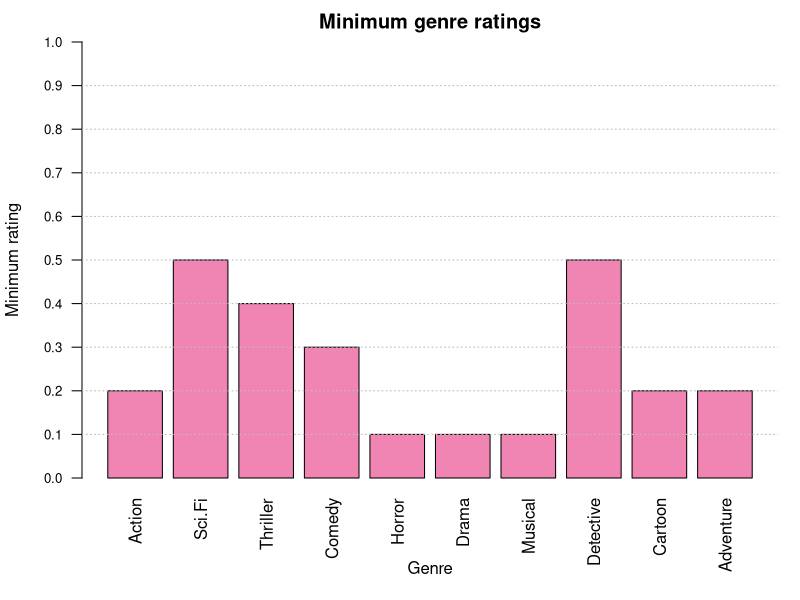
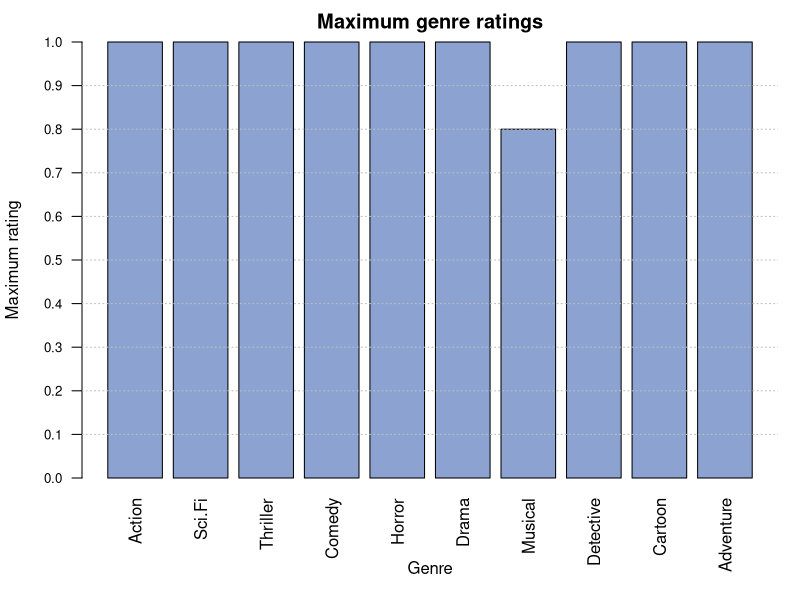
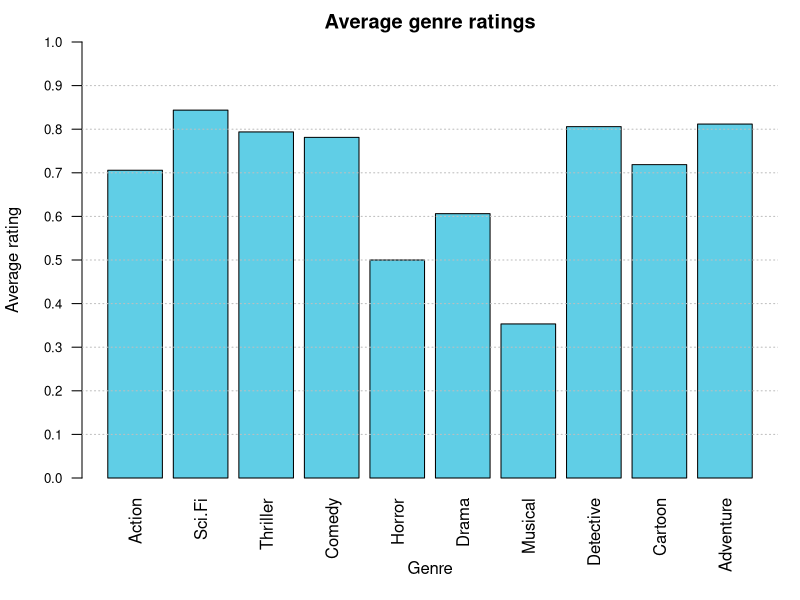
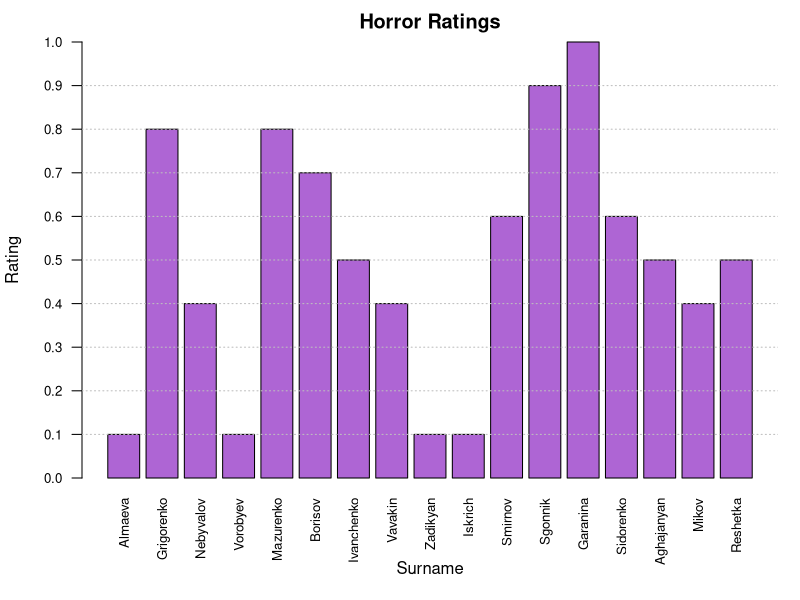
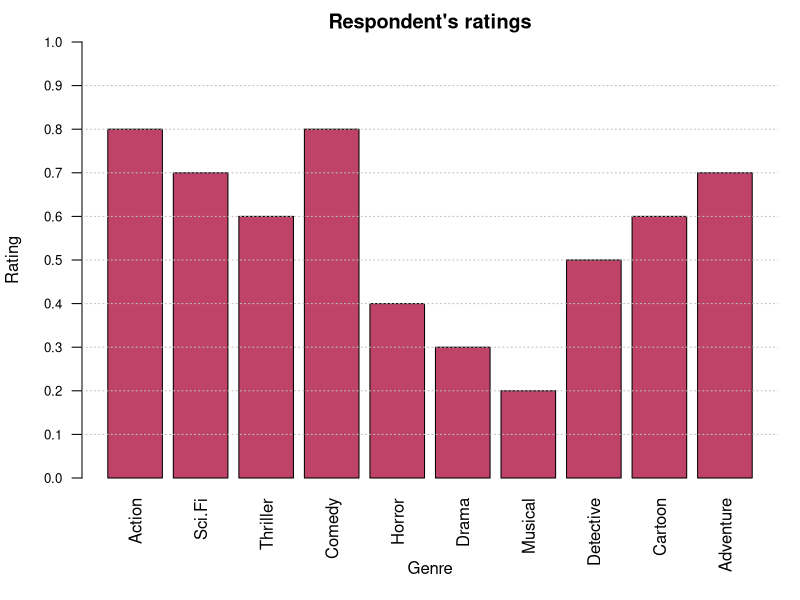
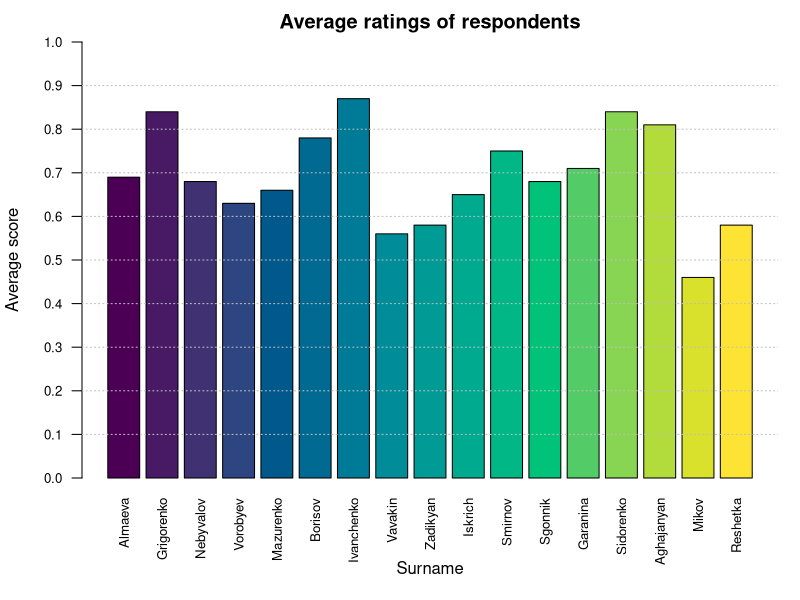
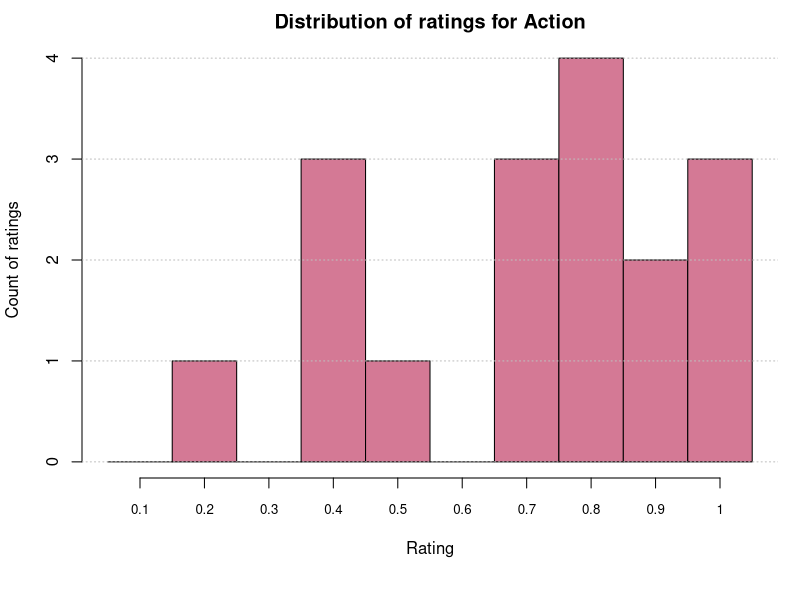
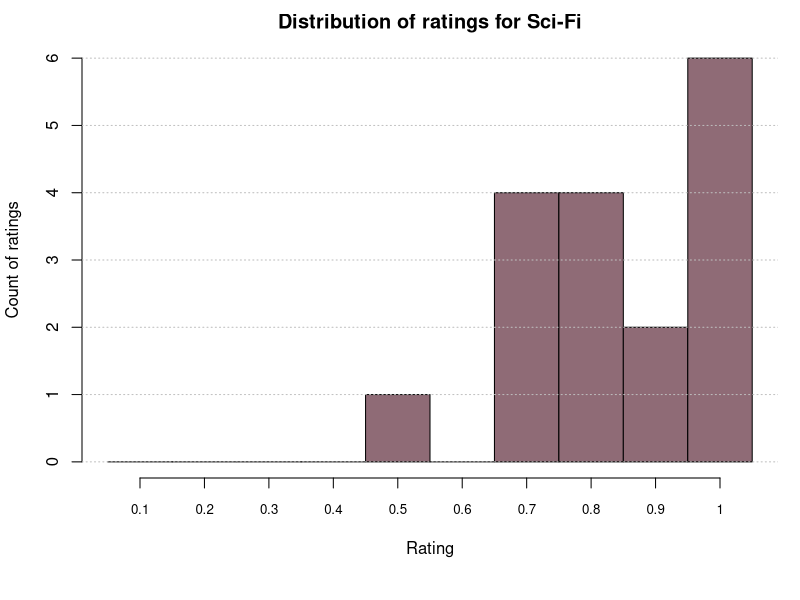

Recreate these plots in R, in order.
# ----- Getting data from Excel -----
setwd("C:/Users/rexandel/Desktop/GitHub/big_data_research/student_survey_analysis")

library(readxl)
survey <- read_excel("survey.xlsx")

data <- data.frame(survey)
data

# ----- Getting surnames and genres -----
surnames <- data[, 1]
surnames

genres <- names(data[, -1])
genres

# ----- Normalization of data -----
data[, sapply(data, is.numeric)] <- data[, sapply(data, is.numeric)] / 10
data

# ----- Calculating metrics -----
# sapply(data, is.numeric) - named logical vector, where TRUE = numeric
min_values <- sapply(data[, sapply(data, is.numeric)], min, na.rm = TRUE)
min_values

max_values <- sapply(data[, sapply(data, is.numeric)], max, na.rm = TRUE)
max_values

mean_values <- sapply(data[, sapply(data, is.numeric)], mean, na.rm = TRUE)
mean_values

# ----- Analysis of distribution of respondents by preference level -----
count_of_high_ratings <- colSums(data[, sapply(data, is.numeric)] > 0.7, na.rm = TRUE)
count_of_high_ratings

count_of_low_ratings <- colSums(data[, sapply(data, is.numeric)] < 0.3, na.rm = TRUE)
count_of_low_ratings

# ----- Working with missing data -----
data_mean_input <- data
numeric_cols <- sapply(data_mean_input, is.numeric)
data_mean_input[, numeric_cols] <- lapply(data_mean_input[, numeric_cols], function(x) {
  x[is.na(x)] <- mean(x, na.rm = TRUE)
  round(x, 1)
})
data_mean_input

data_zero <- data
numeric_cols <- sapply(data_zero, is.numeric)
data_zero[, numeric_cols] <- lapply(data_zero[, numeric_cols], function(x) {
  x[is.na(x)] <- 0
  x
})
data_zero

data_delete <- na.omit(data)
data_delete

data <- data_mean_input

# ----- Sorting data set -----
sorted_genres_asc <- sort(mean_values, decreasing = FALSE)
sorted_genres_asc

sorted_genres_desc <- sort(mean_values, decreasing = TRUE)
sorted_genres_desc

sorted_by_detective_asc <- data[order(data$Detective, decreasing = FALSE), ]
sorted_by_detective_asc

sorted_by_detective_desc <- data[order(data$Detective, decreasing = TRUE), ]
sorted_by_detective_desc

# ----- Creating subsets of data -----
sci_fi_high <- data[data$Sci.Fi > 0.7, ]
sci_fi_high

students_sci_fi_high <- sci_fi_high[, 1]
students_sci_fi_high

musical_low <- data[data$Musical < 0.3, ]
musical_low

students_musical_low <- musical_low[, 1]
students_musical_low

# ----- Setting up margins -----
par(mar = c(6, 4, 2, 1) + 0.1) # c(bottom, left, top, right)
# dev.off()

# ----- Plotting min, max, mean genre ratings barplots -----
barplot(height = min_values,
        main = "Minimum genre ratings",
        xlab = "",
        ylab = "Minimum rating",
        ylim = c(0, 1),
        yaxt = "n",
        col = rgb(0.9,0.2,0.5,0.6),
        las = 2)

title(xlab = "Genre", line = 4)
axis(2, at = seq(0.0, 1.0, 0.1), cex.axis = 0.8, las = 2)
grid(nx = NA, ny = 10, col = "gray", lty = "dotted")

barplot(height = max_values,
        main = "Maximum genre ratings",
        xlab = "",
        ylab = "Maximum rating",
        ylim = c(0, 1),
        yaxt = "n",
        col = rgb(0.5,0.6,0.8,0.9),
        las = 2)

title(xlab = "Genre", line = 4)
axis(2, at = seq(0.0, 1.0, 0.1), cex.axis = 0.8, las = 2)
grid(nx = NA, ny = 10, col = "gray", lty = "dotted")

barplot(height = mean_values,
        main = "Average genre ratings",
        xlab = "",
        ylab = "Average rating",
        ylim = c(0, 1),
        yaxt = "n",
        col = rgb(0.376, 0.808, 0.902),
        las = 2)

title(xlab = "Genre", line = 4)
axis(2, at = seq(0.0, 1.0, 0.1), cex.axis = 0.8, las = 2)
grid(nx = NA, ny = 10, col = "gray", lty = "dotted")

# ----- Plotting barplot of rating by genre -----
barplot(height = data$Horror,
        names.arg = data$Surname,
        main = "Horror Ratings",
        xlab = "",
        ylab = "Rating",
        ylim = c(0, 1),
        yaxt = "n",
        col = rgb(0.682, 0.396, 0.831),
        las = 2,
        cex.names = 0.8)

title(xlab = "Surname", line = 4)
axis(2, at = seq(0.0, 1.0, 0.1), cex.axis = 0.8, las = 2)
grid(nx = NA, ny = 10, col = "gray", lty = "dotted")

# ----- Plotting barplot of respondent's ratings -----
barplot(height = as.numeric(data[data$Surname == "Vavakin", sapply(data, is.numeric)]),
        names.arg = genres,
        main = "Respondent's ratings",
        xlab = "",
        ylab = "Rating",
        yaxt = "n",
        ylim = c(0, 1),
        col = rgb(0.749, 0.263, 0.412),
        las = 2)

title(xlab = "Genre", line = 4)
axis(2, at = seq(0.0, 1.0, 0.1), cex.axis = 0.8, las = 2)
grid(nx = NA, ny = 10, col = "gray", lty = "dotted")

# ----- Plotting barplot of average ratings of each respondent -----
barplot(height = rowMeans(data[-1]),
        names.arg = data$Surname,
        main = "Average ratings of respondents",
        ylab = "Average score",
        ylim = c(0, 1),
        yaxt = "n",
        col = hcl.colors(nrow(data)),
        las = 2,
        cex.names = 0.8)

title(xlab = "Surname", line = 4)  
axis(2, at = seq(0.0, 1.0, 0.1), cex.axis = 0.8, las = 2)
grid(nx = NA, ny = 10, col = "gray", lty = "dotted")

# ----- Plotting histogram of distribution of ratings by genre -----
hist(data$Action, 
     breaks = seq(0, 1, by = 0.1),
     xaxt = "n",
     main = "Distribution of ratings for Action",
     xlab = "Rating", 
     ylab = "Count of ratings",
     col = rgb(0.831, 0.475, 0.584),
     border = "black")

grid(nx = NA, ny = NULL, col = "gray", lty = "dotted")
axis(1, at = seq(0.05, 0.95, 0.1), labels = seq(0.1, 1, 0.1), cex.axis = 0.8)

hist(data$Sci.Fi, 
     breaks = seq(0, 1, by = 0.1),
     xaxt = "n",
     main = "Distribution of ratings for Sci-Fi",
     xlab = "Rating", 
     ylab = "Count of ratings",
     col = rgb(0.561, 0.42, 0.463),
     border = "black")

grid(nx = NA, ny = NULL, col = "gray", lty = "dotted")
axis(1, at = seq(0.05, 0.95, 0.1), labels = seq(0.1, 1, 0.1), cex.axis = 0.8)

hist(data$Thriller, 
     breaks = seq(0, 1, by = 0.1),
     xaxt = "n",
     main = "Distribution of ratings for Thriller",
     xlab = "Rating", 
     ylab = "Count of ratings",
     col = rgb(0.22, 0.42, 0.463),
     border = "black")

grid(nx = NA, ny = NULL, col = "gray", lty = "dotted")
axis(1, at = seq(0.05, 0.95, 0.1), labels = seq(0.1, 1, 0.1), cex.axis = 0.8)

hist(data$Comedy, 
     breaks = seq(0, 1, by = 0.1),
     xaxt = "n",
     main = "Distribution of ratings for Comedy",
     xlab = "Rating", 
     ylab = "Count of ratings",
     col = rgb(0.63, 0.82, 0.463),
     border = "black")

grid(nx = NA, ny = NULL, col = "gray", lty = "dotted")
axis(1, at = seq(0.05, 0.95, 0.1), labels = seq(0.1, 1, 0.1), cex.axis = 0.8)

hist(data$Horror, 
     breaks = seq(0, 1, by = 0.1),
     xaxt = "n",
     main = "Distribution of ratings for Horror",
     xlab = "Rating", 
     ylab = "Count of ratings",
     col = rgb(0.77, 0.651, 0.106),
     border = "black")

grid(nx = NA, ny = NULL, col = "gray", lty = "dotted")
axis(1, at = seq(0.05, 0.95, 0.1), labels = seq(0.1, 1, 0.1), cex.axis = 0.8)

hist(data$Drama, 
     breaks = seq(0, 1, by = 0.1),
     xaxt = "n",
     main = "Distribution of ratings for Drama",
     xlab = "Rating", 
     ylab = "Count of ratings",
     col = rgb(0.77, 0.651, 0.85),
     border = "black")

grid(nx = NA, ny = NULL, col = "gray", lty = "dotted")
axis(1, at = seq(0.05, 0.95, 0.1), labels = seq(0.1, 1, 0.1), cex.axis = 0.8)

hist(data$Musical,
     breaks = seq(0, 1, by = 0.1),
     xaxt = "n",
     main = "Distribution of ratings for Musical",
     xlab = "Rating", 
     ylab = "Count of ratings",
     col = rgb(0.427, 0.63, 0.541),
     border = "black")

grid(nx = NA, ny = NULL, col = "gray", lty = "dotted")
axis(1, at = seq(0.05, 0.95, 0.1), labels = seq(0.1, 1, 0.1), cex.axis = 0.8)

hist(data$Detective,
     breaks = seq(0, 1, by = 0.1),
     xaxt = "n",
     main = "Distribution of ratings for Detective",
     xlab = "Rating", 
     ylab = "Count of ratings",
     col = rgb(0.82, 0.361, 0.298),
     border = "black")

grid(nx = NA, ny = NULL, col = "gray", lty = "dotted")
axis(1, at = seq(0.05, 0.95, 0.1), labels = seq(0.1, 1, 0.1), cex.axis = 0.8)

hist(data$Cartoon,
     breaks = seq(0, 1, by = 0.1),
     xaxt = "n",
     main = "Distribution of ratings for Cartoon",
     xlab = "Rating", 
     ylab = "Count of ratings",
     col = rgb(0.82, 0.42, 0.063),
     border = "black")

grid(nx = NA, ny = NULL, col = "gray", lty = "dotted")
axis(1, at = seq(0.05, 0.95, 0.1), labels = seq(0.1, 1, 0.1), cex.axis = 0.8)

hist(data$Adventure,
     breaks = seq(0, 1, by = 0.1),
     xaxt = "n",
     main = "Distribution of ratings for Adventure",
     xlab = "Rating", 
     ylab = "Count of ratings",
     col = rgb(0.365, 0.769, 0.251),
     border = "black")

grid(nx = NA, ny = NULL, col = "gray", lty = "dotted")
axis(1, at = seq(0.05, 0.95, 0.1), labels = seq(0.1, 1, 0.1), cex.axis = 0.8)

# ----- Zeroing out margins -----
dev.off()

# ----- Plotting boxplots -----
boxplot(data$Action,
        main = "Distribution of ratings: Action",
        ylab = "Rating",
        ylim = c(0,1),
        yaxt = "n",
        col = rgb(0.831, 0.475, 0.584))

grid(nx = NA, ny = NULL, col = "gray", lty = "dotted")
axis(2, at = seq(0.0, 1.0, 0.1), cex.axis = 0.8, las = 2)

boxplot(data$Sci.Fi,
        main = "Distribution of ratings: Sci-Fi",
        ylab = "Rating",
        ylim = c(0,1),
        yaxt = "n",
        col = rgb(0.561, 0.42, 0.463))

grid(nx = NA, ny = NULL, col = "gray", lty = "dotted")
axis(2, at = seq(0.0, 1.0, 0.1), cex.axis = 0.8, las = 2)

boxplot(data$Thriller,
        main = "Distribution of ratings: Thriller",
        ylab = "Rating",
        ylim = c(0,1),
        yaxt = "n",
        col = rgb(0.22, 0.42, 0.463))

grid(nx = NA, ny = NULL, col = "gray", lty = "dotted")
axis(2, at = seq(0.0, 1.0, 0.1), cex.axis = 0.8, las = 2)

boxplot(data$Comedy,
        main = "Distribution of ratings: Comedy",
        ylab = "Rating",
        ylim = c(0,1),
        yaxt = "n",
        col = rgb(0.63, 0.82, 0.463))

grid(nx = NA, ny = NULL, col = "gray", lty = "dotted")
axis(2, at = seq(0.0, 1.0, 0.1), cex.axis = 0.8, las = 2)

boxplot(data$Horror,
        main = "Distribution of ratings: Horror",
        ylab = "Rating",
        ylim = c(0,1),
        yaxt = "n",
        col = rgb(0.77, 0.651, 0.106))

grid(nx = NA, ny = NULL, col = "gray", lty = "dotted")
axis(2, at = seq(0.0, 1.0, 0.1), cex.axis = 0.8, las = 2)

boxplot(data$Drama,
        main = "Distribution of ratings: Drama",
        ylab = "Rating",
        ylim = c(0,1),
        yaxt = "n",
        col = rgb(0.77, 0.651, 0.85))

grid(nx = NA, ny = NULL, col = "gray", lty = "dotted")
axis(2, at = seq(0.0, 1.0, 0.1), cex.axis = 0.8, las = 2)

boxplot(data$Musical,
        main = "Distribution of ratings: Musical",
        ylab = "Rating",
        ylim = c(0,1),
        yaxt = "n",
        col = rgb(0.427, 0.63, 0.541))

grid(nx = NA, ny = NULL, col = "gray", lty = "dotted")
axis(2, at = seq(0.0, 1.0, 0.1), cex.axis = 0.8, las = 2)

boxplot(data$Detective,
        main = "Distribution of ratings: Detective",
        ylab = "Rating",
        ylim = c(0,1),
        yaxt = "n",
        col = rgb(0.82, 0.361, 0.298))

grid(nx = NA, ny = NULL, col = "gray", lty = "dotted")
axis(2, at = seq(0.0, 1.0, 0.1), cex.axis = 0.8, las = 2)

boxplot(data$Cartoon,
        main = "Distribution of ratings: Cartoon",
        ylab = "Rating",
        ylim = c(0,1),
        yaxt = "n",
        col = rgb(0.82, 0.42, 0.063))

grid(nx = NA, ny = NULL, col = "gray", lty = "dotted")
axis(2, at = seq(0.0, 1.0, 0.1), cex.axis = 0.8, las = 2)

boxplot(data$Adventure,
        main = "Distribution of ratings: Adventure",
        ylab = "Rating",
        ylim = c(0,1),
        yaxt = "n",
        col = rgb(0.365, 0.769, 0.251))

grid(nx = NA, ny = NULL, col = "gray", lty = "dotted")
axis(2, at = seq(0.0, 1.0, 0.1), cex.axis = 0.8, las = 2)
